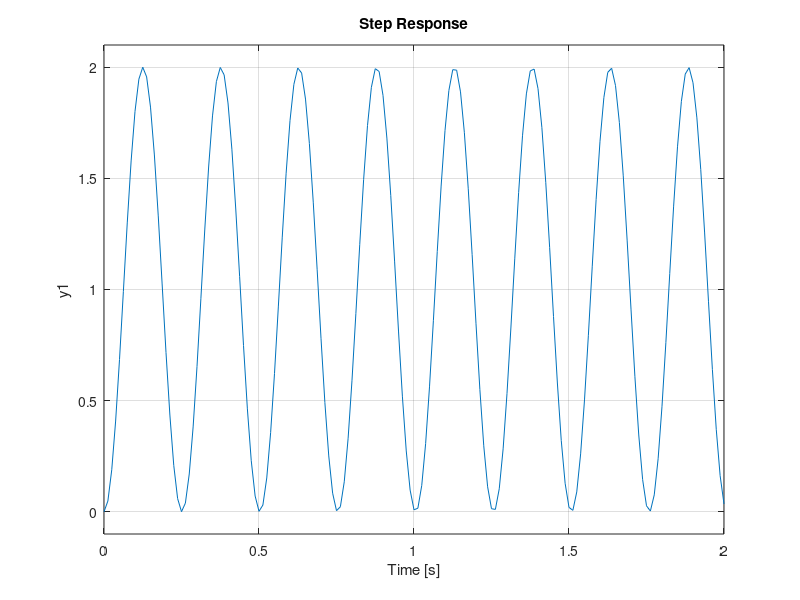
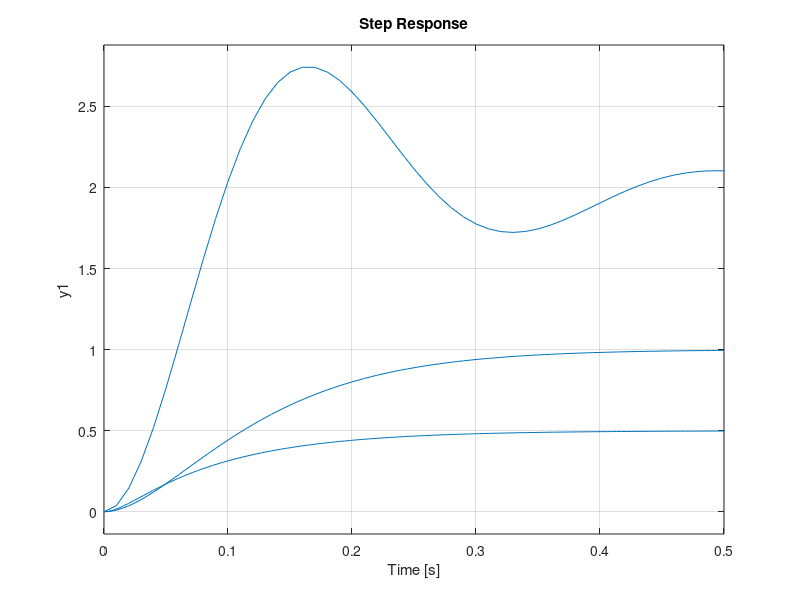
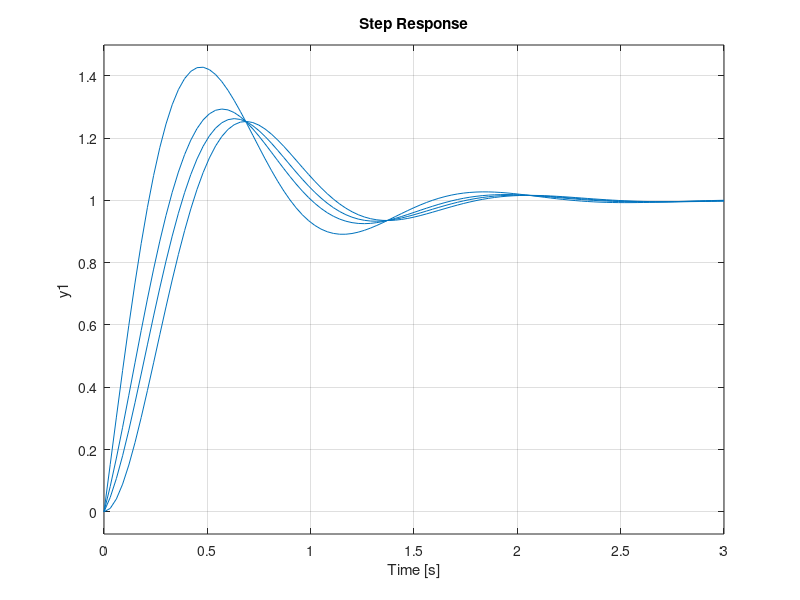

Recreate these plots in MATLAB, in order.
sys=tf([625],[1 0 625])
step(sys)
damp(sys)
figure
pzmap(sys)

%*************************
clc
clear all

s=tf('s');

ts1= 800/(s^2+12*s+400);
ts2= 450/(s^2+90*s+900);
ts3= 225/(s^2+30*s+225);
ts4= 625/(s^2+625);

step(ts1)
[Wn1,zeta1]=damp(ts1)
hold on
step(ts2)
[Wn2,zeta2]=damp(ts2)
hold on
step(ts3)
[Wn3,zeta3]=damp(ts3)

figure 
pzmap(ts1)




s= tf('s');
sys1 =tf([12],[1 8 12]);
sys2 =tf([16],[1 8 16]);
sys3 =tf([20],[1 8 20]);
sys4 =tf([50],[1 8 50]);

step(sys1)
hold on
pause
step(sys2)
hold on
pause
step(sys3)
hold on
pause
step(sys4)
hold on
%************************

clc
clear all

s=tf('s');

ts1= 25/((s+1)*(s^2+4*s+25));
ts2= 25/((s/5+1)*(s^2+4*s+25));
ts3= 25/((s/10+1)*(s^2+4*s+25));
ts4= 25/((s/20+1)*(s^2+4*s+25));
step(ts1)
[Wn1,zeta1]=damp(ts1)
hold on
step(ts2)
[Wn2,zeta2]=damp(ts2)
hold on
step(ts3)
[Wn3,zeta3]=damp(ts3)
hold on
step(ts4)
[Wn4,zeta4]=damp(ts4)

%******************************
clc
clear all

s=tf('s');

ts1= 25/(s^2+4*s+25);
ts2= 25*(s/5+1)/(s^2+4*s+25);
ts3= 25*(s/10+1)/(s^2+4*s+25);
ts4= 25*(s/20+1)/(s^2+4*s+25);
step(ts1)
[Wn1,zeta1]=damp(ts1)
hold on
step(ts2)
[Wn2,zeta2]=damp(ts2)
hold on
step(ts3)
[Wn3,zeta3]=damp(ts3)
hold on
step(ts4)
[Wn4,zeta4]=damp(ts4)

